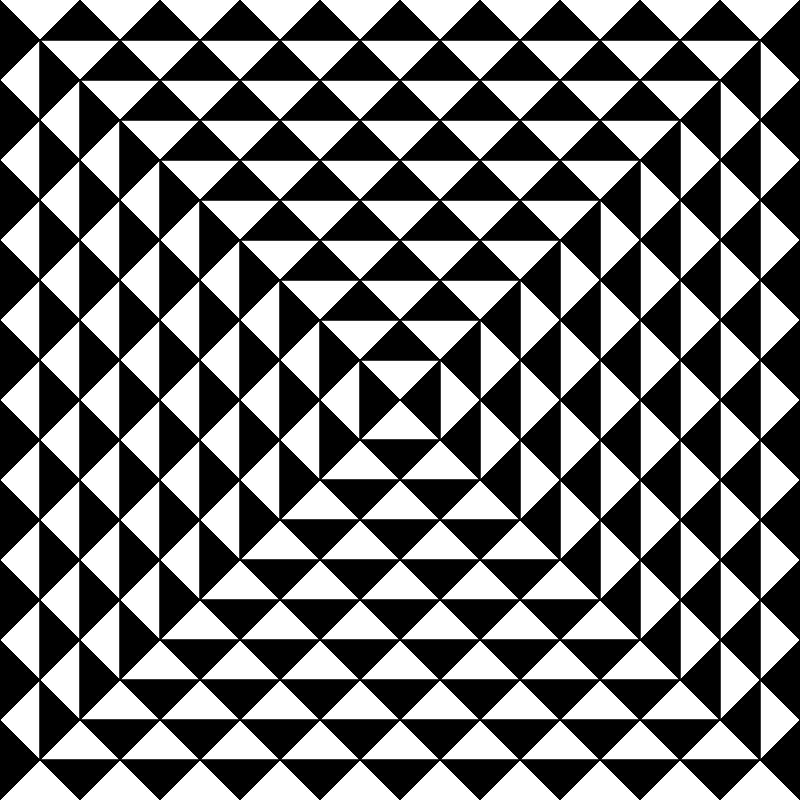
Frame 1 (no input)
Frame 2 (the mouse pressed at the canvas centre, redrawn once): identical to frame 1, image omitted

The p5.js sketch that drew this single still picture (run headless with seeded random() and noise() and a simulated clock; the mouse was pressed at the canvas centre and the sketch redrawn once):

// p5.js sketch
// ── sketch.js
let base;
let numTris = 10;
function setup() {
  createCanvas(800, 800);
  // createCanvas(windowWidth, windowHeight);


  b = width/numTris; //make it exact
  h = b/2;
  print(base);
  noLoop();
}

function draw() {
  background(255);
  fill(0);

  let flip = 0;

  for(let c = numTris; c > 0; c--){
    let offset = (numTris - c) * b/2;

    print(offset)
    let y = offset;
    // let y = 0;
    //horziontal
    for(let i = 0; i < c; i++){
      let x = b*i - b/2;

      if(i!=0){
        triangle(x + offset, y + h, x + b/2 + offset, y, x + b + offset, y+h);
        triangle(x + offset,height - y - h, x + b/2 + offset, height - y, x + b + offset, height - y-h);
      }

    }
    //vertical
    let x = offset;
    // let x = 0;
    for(let i = 0; i < c; i++){
      let y = b*i;
      triangle(x, y + offset, x + h, y + b/2 + offset, x, y + b + offset);
      triangle(width - x, y + offset, width - x - h, y + b/2 + offset,width - x, y + b + offset);
    }
  }
}
